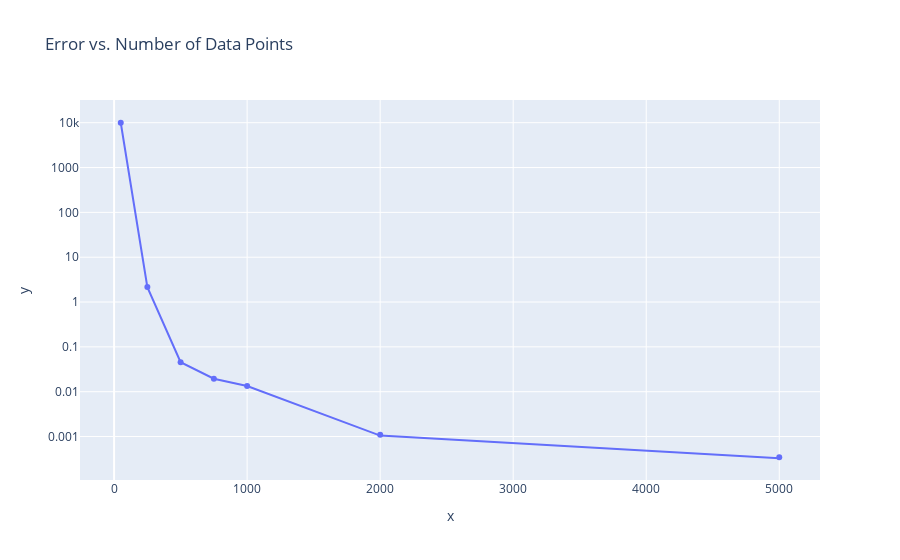

Notebook code cell kept with this figure:
### Code cell
n_data_points = [50, 250, 500, 750, 1000, 2000, 5000]
errors_mse = []
errors_rmse = []
for n in tqdm(n_data_points):
    X_train, y_train = generate_sample(n, n_dims, lower_bound, upper_bound, target_func, noise_scale=0)
    gpr = GPR(**hp)
    gpr = gpr.fit(X_train, y_train)
    y_pred = gpr.predict(X_test)
    error_mse = mean_squared_error(y_test, y_pred)
    error_rmse = root_mean_squared_error(y_test, y_pred)
    errors_mse.append(error_mse)
    errors_rmse.append(error_rmse)
    
px.scatter(x=n_data_points, y=[errors_mse, errors_rmse], title='Error vs. Number of Data Points', log_y=True, trendline="lowess")

### Figure 1 — Plotly figure (JSON) as saved in the notebook; plotly's stock layout.template omitted (floating-point values rounded to 4 significant figures)
{"data": [{"hovertemplate": "x=%{x}<br>y=%{y}<extra></extra>", "legendgroup": "", "marker": {"color": "#636efa", "symbol": "circle"}, "mode": "markers", "name": "", "orientation": "v", "showlegend": false, "type": "scatter", "x": [50, 250, 500, 750, 1000, 2000, 5000], "xaxis": "x", "y": [9979.0, 2.155, 0.04534, 0.01944, 0.01338, 0.001091, 0.0003451], "yaxis": "y"}, {"hovertemplate": "<b>LOWESS trendline</b><br><br>x=%{x}<br>y=%{y} <b>(trend)</b><extra></extra>", "legendgroup": "", "marker": {"color": "#636efa", "symbol": "circle"}, "mode": "lines", "name": "", "showlegend": false, "type": "scatter", "x": [50, 250, 500, 750, 1000, 2000, 5000], "xaxis": "x", "y": [9979.0, 2.155, 0.04534, 0.01944, 0.01338, 0.00105, 0.0003281], "yaxis": "y"}], "layout": {"legend": {"tracegroupgap": 0}, "title": {"text": "Error vs. Number of Data Points"}, "xaxis": {"anchor": "y", "domain": [0, 1], "title": {"text": "x"}}, "yaxis": {"anchor": "x", "domain": [0, 1], "title": {"text": "y"}, "type": "log"}}}
